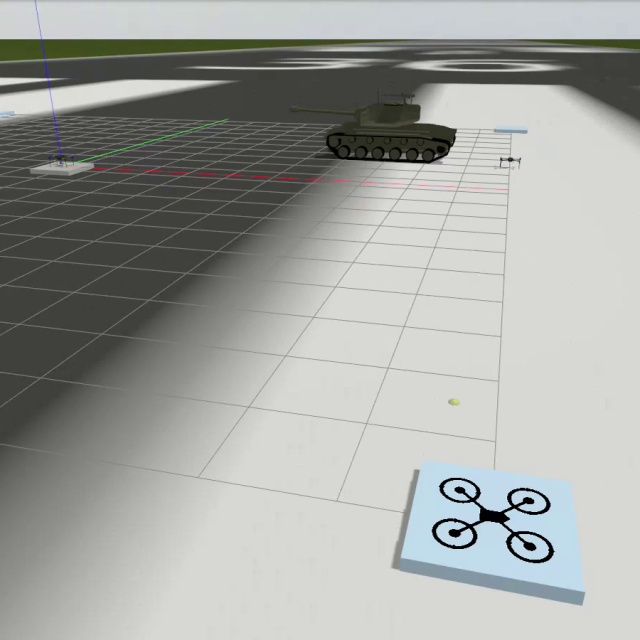
#> input picture simple_image.jpg, 640 x 640 px
$ python simple_orb.py   (older library calls are emulated)
#> lines starting #> are read from the running program, lines starting #| are printed output that depends on the picture
import cv2
import numpy as np
import os

img = cv2.imread("./simple_image.jpg")
#> img is the input picture: shape (640, 640, 3); mean B, G, R 159.9, 164, 161.7
if img is None:
	print("Error: Image not found or path is incorrect.")
	exit()
img_gray = cv2.cvtColor(img, cv2.COLOR_BGR2GRAY)
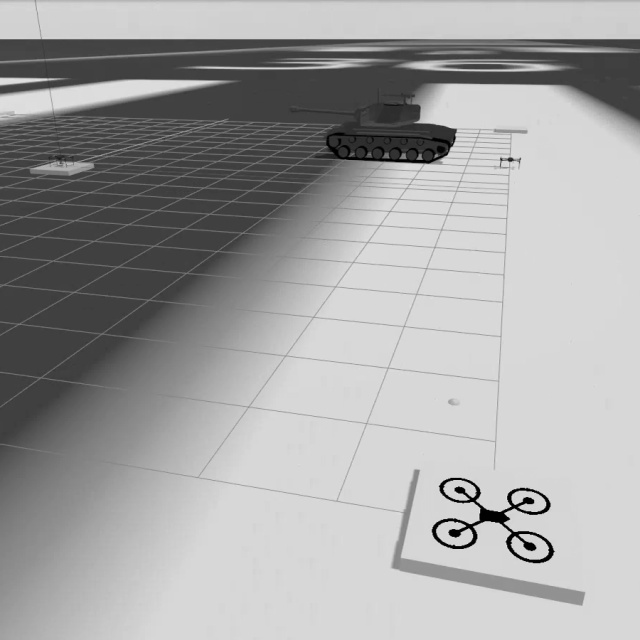
#> img_gray: shape (640, 640); min 0, max 231, mean 162.7

################ORBSLAM############################

orb = cv2.ORB_create(nfeatures=1000)
keypoints_orb, descriptors = orb.detectAndCompute(img, None)
#> keypoints_orb = 974 keypoints; strongest (x, y, size): (510, 506, 31), (513, 505, 44.6), (510, 533, 31), (469, 526, 44.6)

output_img = cv2.drawKeypoints(img, keypoints_orb, None, color=(255, 0, 255))
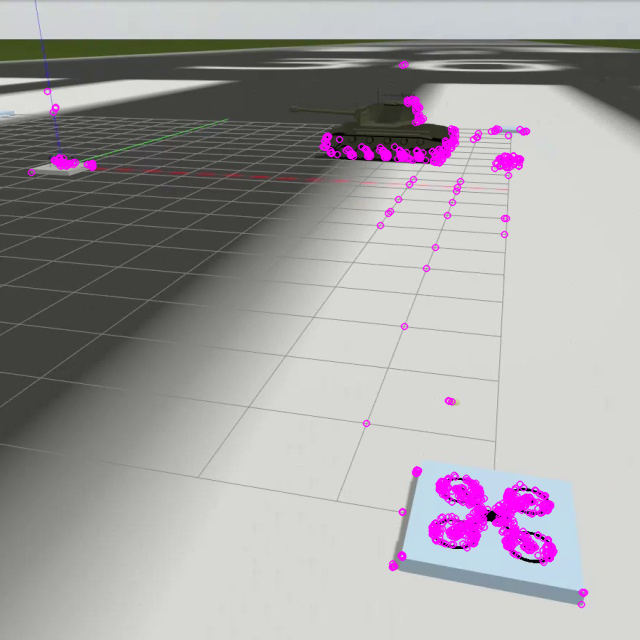
#> output_img: shape (640, 640, 3); mean B, G, R 162.4, 161, 164.5
cv2.imshow("orb_output", output_img)

#################SIFT###########################

sift = cv2.SIFT_create()

keypoints = sift.detect(img_gray, None)
#> keypoints = 306 keypoints; strongest (x, y, size): (530, 546, 6.2), (454, 533, 6.1), (486, 515, 9.5), (454, 547, 3.1)
cv2.imshow("sift_output", cv2.drawKeypoints(img, keypoints, None, (255, 0, 255)))
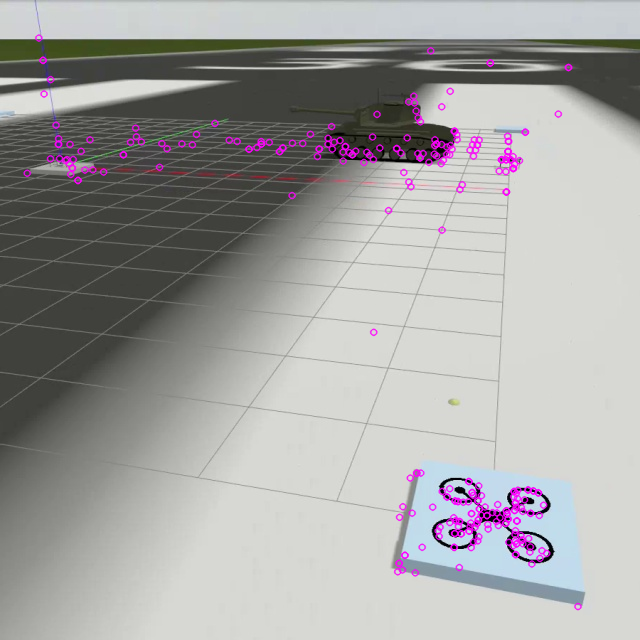
#> window 'sift_output': shape (640, 640, 3); mean B, G, R 161.6, 162.3, 163.5

# TODO: why the error ??
# Says so in docs https://docs.opencv.org/3.4/d5/df7/classcv_1_1xfeatures2d_1_1SURF.html
# Traceback (most recent call last):
#   File "<FILE>", line 27, in <module>

#     surf = cv2.xfeatures2d.SURF_create()
# AttributeError: module 'cv2' has no attribute 'xfeatures2d'


##################SURF##########################
# surf = cv2.cv.xfeatures2d.SURF.create()

# keypoints = surf.detect(img_gray, None)
# cv2.imshow("suft_output", cv2.drawKeypoints(img, keypoints, None, (255, 0, 255)))


cv2.waitKey(0)
cv2.destroyAllWindows()
